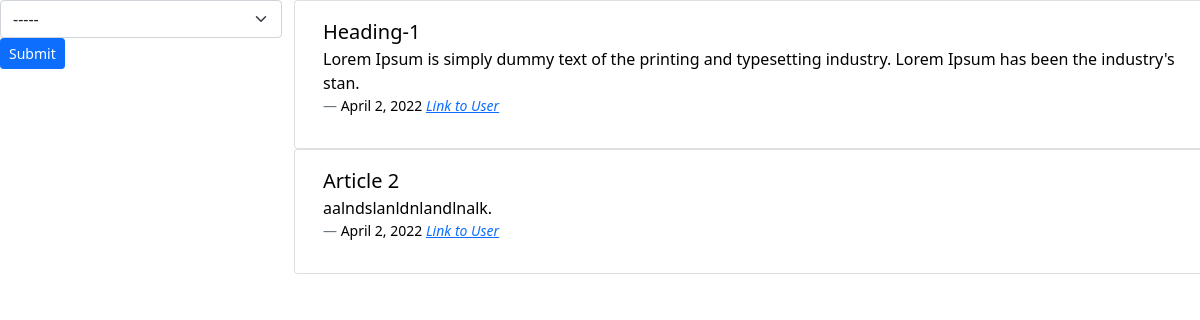
The app's page /article/, older data.
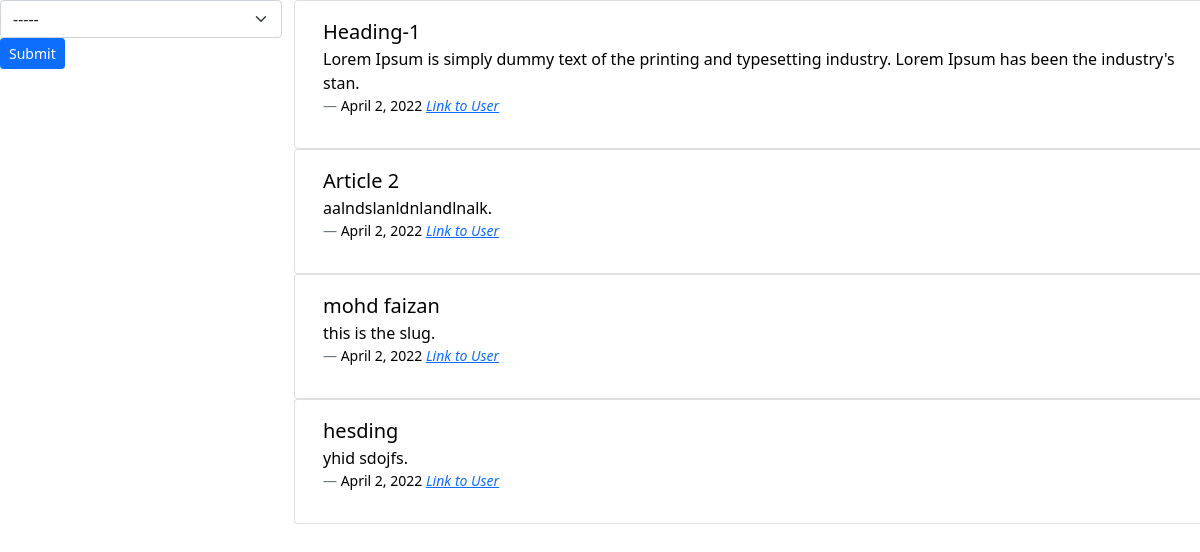
The same page, newer data.
### article/models.py (models this page shows, shortened)
class Article(models.Model):
    heading = models.CharField(max_length=1000)
    slug = models.CharField(max_length=1000 , null=True , blank=True)
    created_on = models.DateField(auto_now_add=True)
    text = models.TextField()
    tags = models.ManyToManyField(Tag , blank=True)
    comments = models.ManyToManyField(Comment , blank=True, related_name='article_comments')

### article/views.py (the view, shortened to what this page needs)
# urls.py: path('', articleList, name="articleList" ),
def articleList(request):
    articles = Article.objects.all()
    tags = Tag.objects.all()
    params = {
        'articles':articles,
        'tags':tags
    }
    return render(request , 'article/list.html', params)

### article/models.py (called while the page is built)
    def __str__(self):
        return self.name

### templates/article/list.html (shortened to what this page needs)
<!doctype html>
<html lang="en">
  <head>
    <link href="https://cdn.jsdelivr.net/npm/bootstrap@5.1.3/dist/css/bootstrap.min.css" rel="stylesheet">
  </head>
  <body>
    <div class="row">
      <div class="col-sm-3">
            <div class="row">
                <form method="POST" action="{% url 'articleList'%}" > {% csrf_token%}
                    <select class="form-select" name="filter" aria-label="Default select example">
                      <option selected>-----</option>
                    </select>
                  <button type="submit" class="btn btn-sm btn-primary">Submit</button>
                </form>
            </div>
      </div>
      <div class="col-sm-9">
        {% for i in articles%}
          <div class="row">
            <a href="{% url 'article' i.id %}" style="text-decoration:none; color:black;">
            <div class="card">
              <div class="card-body">
                <blockquote class="blockquote mb-0">
                    <p>{{i.heading}}</p>
                </blockquote>
                  <p>{{i.slug}}.</p>
                  <footer class="blockquote-footer">{{i.created_on}} <a href=""><cite title="Source Title">Link to User</cite></a></footer>
              </div>
            </div>
            </a>
          </div>
        {% endfor %}
      </div>
    </div>
  </body>
</html>

Row changes from the older to the newer data that the page shows:
added Article: heading "mohd faizan", slug "this is the slug", created_on "April 2, 2022"
added Article: heading "hesding", slug "yhid sdojfs", created_on "April 2, 2022"
